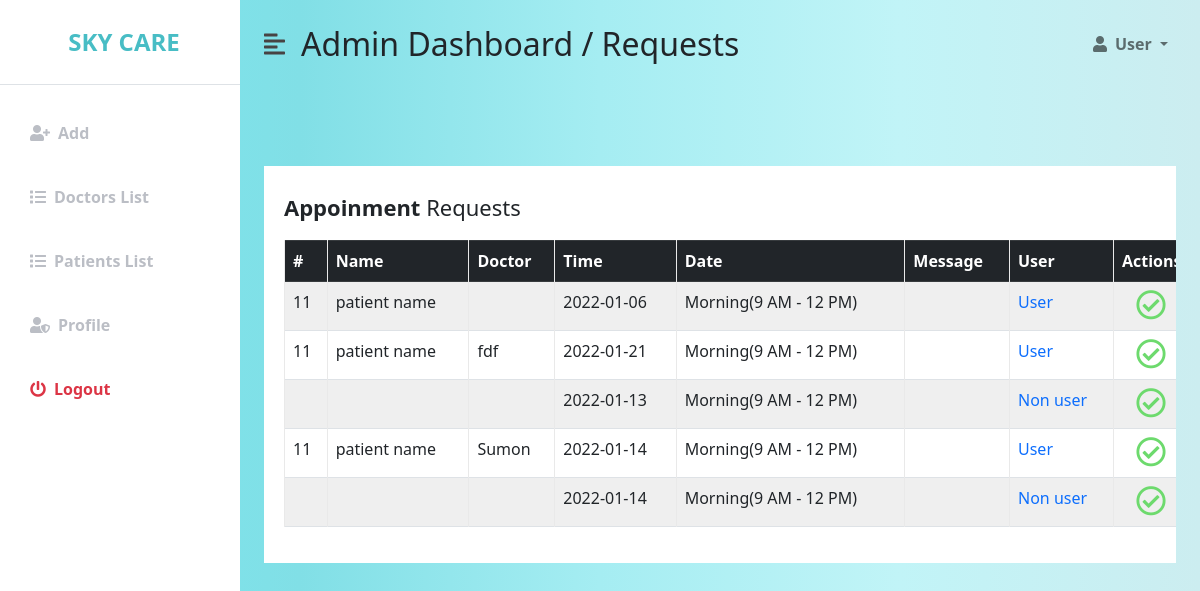
Page /admin_panel/admin/requests_admin.php (signed in) on the committed database.
### tables this page shows
CREATE TABLE `apoinment` (
  `id` int(100) NOT NULL,
  `name` varchar(100) NOT NULL,
  `phone` varchar(100) NOT NULL,
  `email` varchar(100) NOT NULL,
  `specialist` varchar(100) NOT NULL,
  `patient_id` varchar(100) NOT NULL,
  `doctor_id` varchar(100) NOT NULL,
  `time` varchar(100) NOT NULL,
  `date` varchar(100) NOT NULL,
  `message` varchar(360) NOT NULL,
  `accept` varchar(100) NOT NULL
);

CREATE TABLE `patient` (
  `id` int(11) NOT NULL,
  `name` varchar(100) NOT NULL,
  `email` varchar(200) NOT NULL,
  `password` varchar(100) NOT NULL,
  `phone` varchar(100) NOT NULL,
  `age` varchar(100) NOT NULL,
  `blood` varchar(100) NOT NULL,
  `gender` varchar(100) NOT NULL,
  `address` varchar(300) NOT NULL,
  `city` varchar(100) NOT NULL
);

CREATE TABLE `doctor` (
  `id` int(11) NOT NULL,
  `name` varchar(100) NOT NULL,
  `email` varchar(200) NOT NULL,
  `password` varchar(100) NOT NULL,
  `phone` varchar(100) NOT NULL,
  `specialist` varchar(100) NOT NULL,
  `age` varchar(100) NOT NULL,
  `blood` varchar(100) NOT NULL,
  `gender` varchar(100) NOT NULL,
  `address` varchar(100) NOT NULL,
  `city` varchar(100) NOT NULL,
  `image` varchar(500) NOT NULL
);

### admin_panel/admin/requests_admin.php (the view, shortened to what this page needs)
<!DOCTYPE html>
<html lang="en">
<head>
    <link href="../../plugins/bootstrap/bootstrap_5.min.css" rel="stylesheet" />
    <link rel="stylesheet" href="https://cdnjs.cloudflare.com/ajax/libs/font-awesome/5.15.3/css/all.min.css" />
    <link rel="stylesheet" href="../../css/admin_panel_style.css" />
</head>
<body>
    <div class="d-flex" id="wrapper">
        <div class="bg-white" id="sidebar-wrapper">
            <div class="sidebar-heading text-center py-4 primary-text fs-4 fw-bold text-uppercase border-bottom">Sky Care</div>
            <div class="list-group list-group-flush my-3">
                <a href="add_admin.php" class="list-group-item list-group-item-action bg-transparent second-text fw-bold"><i
                        class="fas fa-user-plus me-2"></i>Add</a>
                        <a href="doctors_list_admin.php" class="list-group-item list-group-item-action bg-transparent second-text fw-bold"><i
                                class="fas fa-list me-2"></i>Doctors List</a>
                        <a href="patients_list_admin.php" class="list-group-item list-group-item-action bg-transparent second-text fw-bold"><i
                                class="fas fa-list me-2"></i>Patients List</a>
                <a href="profile_admin.php" class="list-group-item list-group-item-action bg-transparent second-text fw-bold"><i
                        class="fas fa-user-shield me-2"></i>Profile</a>
                <a href="logout.php" class="list-group-item list-group-item-action bg-transparent text-danger fw-bold"><i
                        class="fas fa-power-off me-2"></i>Logout</a>
            </div>
        </div>
        <div id="page-content-wrapper">
            <nav class="navbar navbar-expand-lg navbar-light bg-transparent py-4 px-4">
                <div class="d-flex align-items-center">
                    <i class="fas fa-align-left primary-text fs-4 me-3" id="menu-toggle" style="color: #474343;"></i>
                    <h2 class="fs-2 m-0">Admin Dashboard / Requests</h2>
                </div>
                <div class="collapse navbar-collapse" id="navbarSupportedContent">
                    <ul class="navbar-nav ms-auto mb-2 mb-lg-0">
                        <li class="nav-item dropdown">
                            <a class="nav-link dropdown-toggle second-text fw-bold" href="#" id="navbarDropdown"
                                role="button" data-bs-toggle="dropdown" aria-expanded="false">
                                <i class="fas fa-user me-2"></i>User
                            </a>
                        </li>
                    </ul>
                </div>
            </nav>
            <div class="container-fluid px-4">
        <div class="row my-5">
            <div class="container-xl">
                <div class="table-responsive">
                    <div class="table-wrapper">
                        <div class="table-title">
                            <div class="row">
                                <div class="col-sm-8"><h2><b> Appoinment </b> Requests </h2></div>
                                <div class="col-sm-4">
                                </div>
                            </div>
                        </div>
                        <table class="table table-striped table-hover table-bordered">
                            <thead>
                                <tr class="table-dark">
                                    <th>#</th>
                                    <th>Name</th>
                                    <th>Doctor</th>
                                     <th>Time</th>
                                      <th>Date</th>
                                      <th>Message</th>
                                       <th>User</th>
                                    <th>Actions</th>
                                </tr>
                            </thead>
                            <tbody>
                                        <?php
                                include('db.php');
                                $appoint_query ="SELECT * FROM apoinment WHERE accept='accept'";
                                 $appoint_data =mysqli_query($conn,$appoint_query);
                                while($appoint_list =mysqli_fetch_assoc($appoint_data)){
                                        $doctor_id=$appoint_list['doctor_id'];
                                        $patient_id=$appoint_list['patient_id'];
                                $ap_patient_query ="SELECT * FROM patient WHERE id='$patient_id'";
                                 $ap_patient_data =mysqli_query($conn,$ap_patient_query);
                                $ap_patient_list =mysqli_fetch_assoc($ap_patient_data);
                                   $ap_doctor_query ="SELECT * FROM doctor WHERE id='$doctor_id'";
                                 $ap_doctor_data =mysqli_query($conn,$ap_doctor_query);
                                $ap_doctor_list =mysqli_fetch_assoc($ap_doctor_data);
                                        ?>
                                <tr>
                                    <td><?php echo $ap_patient_list['id']; ?></td>
                                    <td><?php echo $ap_patient_list['name']; ?></td>
                                   <td><?php echo $ap_doctor_list['name']; ?></td>
                                   <td><?php echo $appoint_list['time']; ?></td>
                                    <td><?php echo $appoint_list['date']; ?></td>
                                    <td><?php echo $appoint_list['massage']; ?></td>
                                     <td class="text-primary font-weight-bold"><?php if($appoint_list['patient_id']!=0){ echo "User";}else{
                                            echo "Non user";
                                           } ?></td>
                                    <td>
                                   <?php  echo "<a href='appointment_accept.php?id=$appoint_list[id]' class='accept' onclick='return checkdelete()' title='Acceot' data-toggle='tooltip' style='display: inline-block; margin: 0 14px'><i style='font-size: 30px;' class='far fa-check-circle'></i></a>"; ?>
                                    </td>
                                </tr>
                                 <?php }?>
                            </tbody>
                        </table>
                    </div>
                </div>
            </div>
        </div>
            </div>
        </div>
        </div>
</body>
</html>

### css/admin_panel_style.css (style rules this page uses)
:root { --main-bg-color: #48bdc5; --main-text-color: #48bdc5; --second-text-color: #bbbec5; --second-bg-color: #fafafa; }
.primary-text { color: var(--main-text-color); }
.second-text { color: var(--second-text-color); }
#wrapper { overflow-x: hidden; background-image: linear-gradient( to right, #78e8f0, #81dfe6, #a5edf2, #c1f4f7, #ccedf0 ); }
#sidebar-wrapper { min-height: 100vh; margin-left: -15rem; -webkit-transition: margin 0.25s ease-out; -moz-transition: margin 0.25s ease-out; -o-transition: margin 0.25s ease-out; transition: margin 0.25s ease-out; }
#sidebar-wrapper .sidebar-heading { padding: 0.875rem 1.25rem; font-size: 1.2rem; }
#sidebar-wrapper .list-group { width: 15rem; }
#page-content-wrapper { min-width: 100vw; }
#menu-toggle { cursor: pointer; }
.list-group-item { border: none; padding: 20px 30px; }
@media (min-width: 768px) { #sidebar-wrapper { margin-left: 0; } }
@media (min-width: 768px) { #page-content-wrapper { min-width: 0; width: 100%; } }
.table-responsive { margin: 30px 0; }
.table-wrapper { min-width: 1000px; background: #fff; padding: 20px; box-shadow: 0 1px 1px rgba(0, 0, 0, 0.05); }
.table-title { padding-bottom: 10px; margin: 0 0 10px; min-width: 100%; }
.table-title h2 { margin: 8px 0 0; font-size: 22px; }
table.table tr th, table.table tr td { border-color: #e9e9e9; }
table.table-striped tbody tr:nth-of-type(odd) { background-color: #fcfcfc; }
table.table td:last-child { width: 130px; }
table.table td a { color: #a0a5b1; display: inline-block; margin: 0 5px; }
table.table td i { font-size: 19px; }
table.table td a.accept { color: rgb(109, 218, 109); }
.mb-3, .my-3 { margin-bottom: 1rem !important; }

### rows in the picture
apoinment: patient "11", patient.name "patient name", time "2022-01-06", date "Morning(9 AM - 12 PM)", shows "User"
apoinment: patient "11", patient.name "patient name", doctor.name "fdf", time "2022-01-21", date "Morning(9 AM - 12 PM)", shows "User"
apoinment: time "2022-01-13", date "Morning(9 AM - 12 PM)", shows "Non user"
apoinment: patient "11", patient.name "patient name", doctor.name "Sumon", time "2022-01-14", date "Morning(9 AM - 12 PM)", shows "User"
apoinment: time "2022-01-14", date "Morning(9 AM - 12 PM)", shows "Non user"
